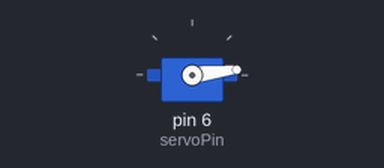
A sketch run on a simulated Arduino Uno, built with avr-gcc and run on an emulated ATmega328P. Parts: servo.

Above: at 0.05 s.
At 0.85 s:
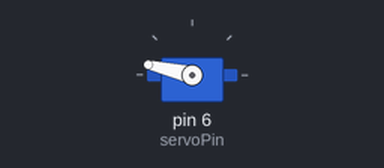
At 1.2 s:
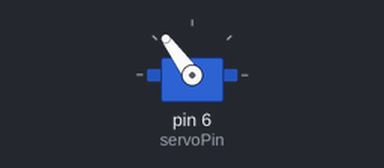
At 1.7 s:
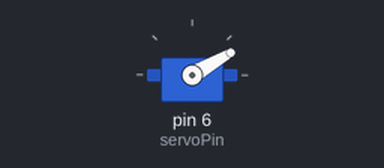
Timing chart, 0 to 6.5 s (numbered marks = the images above):
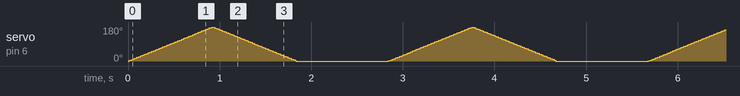

The sketch:

servo.ino
```cpp
#include <Servo.h>

// Create a new servo object:
Servo myservo;

// Define the servo pin:
#define servoPin 6

// Create a variable to store the servo position:
int angle = 0;

void setup() {
  // Attach the Servo variable to a pin:
  myservo.attach(servoPin);
}

void loop() {
  // Tell the servo to go to a particular angle:

  // Sweep from 0 to 180 degrees:
  for (angle = 0; angle <= 180; angle += 1) {
    myservo.write(angle);
    delay(5);
  }

  // And back from 180 to 0 degrees:
  for (angle = 180; angle >= 0; angle -= 1) {
    myservo.write(angle);
    delay(5);
  }
  delay(1000);
}
```
